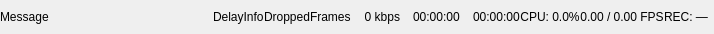
<?xml version="1.0" encoding="UTF-8"?>
<ui version="4.0">
 <class>StatusBarWidget</class>
 <widget class="QWidget" name="StatusBarWidget">
  <property name="geometry">
   <rect>
    <x>0</x>
    <y>0</y>
    <width>714</width>
    <height>34</height>
   </rect>
  </property>
  <property name="minimumSize">
   <size>
    <width>0</width>
    <height>34</height>
   </size>
  </property>
  <property name="windowTitle">
   <string>Form</string>
  </property>
  <layout class="QHBoxLayout" name="horizontalLayout">
   <property name="spacing">
    <number>0</number>
   </property>
   <property name="leftMargin">
    <number>0</number>
   </property>
   <property name="topMargin">
    <number>0</number>
   </property>
   <property name="rightMargin">
    <number>6</number>
   </property>
   <property name="bottomMargin">
    <number>0</number>
   </property>
   <item>
    <widget class="QFrame" name="messageFrame">
     <property name="sizePolicy">
      <sizepolicy hsizetype="Expanding" vsizetype="Preferred">
       <horstretch>0</horstretch>
       <verstretch>0</verstretch>
      </sizepolicy>
     </property>
     <property name="styleSheet">
      <string notr="true">border: none;</string>
     </property>
     <property name="frameShape">
      <enum>QFrame::Shape::NoFrame</enum>
     </property>
     <property name="frameShadow">
      <enum>QFrame::Shadow::Plain</enum>
     </property>
     <layout class="QHBoxLayout" name="horizontalLayout_9">
      <property name="leftMargin">
       <number>0</number>
      </property>
      <property name="topMargin">
       <number>0</number>
      </property>
      <property name="rightMargin">
       <number>0</number>
      </property>
      <property name="bottomMargin">
       <number>0</number>
      </property>
      <item>
       <widget class="QLabel" name="message">
        <property name="sizePolicy">
         <sizepolicy hsizetype="Ignored" vsizetype="Maximum">
          <horstretch>0</horstretch>
          <verstretch>0</verstretch>
         </sizepolicy>
        </property>
        <property name="text">
         <string>Message</string>
        </property>
       </widget>
      </item>
     </layout>
    </widget>
   </item>
   <item>
    <widget class="QFrame" name="delayFrame">
     <property name="frameShape">
      <enum>QFrame::Shape::NoFrame</enum>
     </property>
     <property name="frameShadow">
      <enum>QFrame::Shadow::Plain</enum>
     </property>
     <property name="lineWidth">
      <number>0</number>
     </property>
     <layout class="QHBoxLayout" name="horizontalLayout_7">
      <property name="leftMargin">
       <number>0</number>
      </property>
      <property name="topMargin">
       <number>0</number>
      </property>
      <property name="rightMargin">
       <number>0</number>
      </property>
      <property name="bottomMargin">
       <number>0</number>
      </property>
      <item>
       <widget class="QLabel" name="delayInfo">
        <property name="sizePolicy">
         <sizepolicy hsizetype="Maximum" vsizetype="Maximum">
          <horstretch>0</horstretch>
          <verstretch>0</verstretch>
         </sizepolicy>
        </property>
        <property name="text">
         <string>DelayInfo</string>
        </property>
       </widget>
      </item>
     </layout>
    </widget>
   </item>
   <item>
    <widget class="QFrame" name="issuesFrame">
     <property name="frameShape">
      <enum>QFrame::Shape::NoFrame</enum>
     </property>
     <property name="frameShadow">
      <enum>QFrame::Shadow::Plain</enum>
     </property>
     <property name="lineWidth">
      <number>0</number>
     </property>
     <layout class="QHBoxLayout" name="horizontalLayout_6">
      <property name="leftMargin">
       <number>0</number>
      </property>
      <property name="topMargin">
       <number>0</number>
      </property>
      <property name="rightMargin">
       <number>0</number>
      </property>
      <property name="bottomMargin">
       <number>0</number>
      </property>
      <item>
       <widget class="QLabel" name="droppedFrames">
        <property name="sizePolicy">
         <sizepolicy hsizetype="Maximum" vsizetype="Maximum">
          <horstretch>0</horstretch>
          <verstretch>0</verstretch>
         </sizepolicy>
        </property>
        <property name="text">
         <string>DroppedFrames</string>
        </property>
       </widget>
      </item>
     </layout>
    </widget>
   </item>
   <item>
    <widget class="QFrame" name="networkFrame">
     <property name="frameShape">
      <enum>QFrame::Shape::NoFrame</enum>
     </property>
     <property name="frameShadow">
      <enum>QFrame::Shadow::Plain</enum>
     </property>
     <property name="lineWidth">
      <number>0</number>
     </property>
     <layout class="QHBoxLayout" name="horizontalLayout_4">
      <property name="spacing">
       <number>6</number>
      </property>
      <property name="leftMargin">
       <number>0</number>
      </property>
      <property name="topMargin">
       <number>0</number>
      </property>
      <property name="rightMargin">
       <number>0</number>
      </property>
      <property name="bottomMargin">
       <number>0</number>
      </property>
      <item>
       <widget class="QLabel" name="statusIcon">
        <property name="sizePolicy">
         <sizepolicy hsizetype="Maximum" vsizetype="Maximum">
          <horstretch>0</horstretch>
          <verstretch>0</verstretch>
         </sizepolicy>
        </property>
        <property name="text">
         <string/>
        </property>
        <property name="pixmap">
         <pixmap resource="obs.qrc">:/res/images/network-inactive.svg</pixmap>
        </property>
       </widget>
      </item>
      <item>
       <widget class="QLabel" name="kbps">
        <property name="enabled">
         <bool>true</bool>
        </property>
        <property name="sizePolicy">
         <sizepolicy hsizetype="Maximum" vsizetype="Maximum">
          <horstretch>0</horstretch>
          <verstretch>0</verstretch>
         </sizepolicy>
        </property>
        <property name="text">
         <string>0 kbps</string>
        </property>
        <property name="alignment">
         <set>Qt::AlignmentFlag::AlignRight|Qt::AlignmentFlag::AlignTrailing|Qt::AlignmentFlag::AlignVCenter</set>
        </property>
       </widget>
      </item>
     </layout>
    </widget>
   </item>
   <item>
    <widget class="QFrame" name="streamFrame">
     <property name="frameShape">
      <enum>QFrame::Shape::NoFrame</enum>
     </property>
     <property name="frameShadow">
      <enum>QFrame::Shadow::Plain</enum>
     </property>
     <property name="lineWidth">
      <number>0</number>
     </property>
     <layout class="QHBoxLayout" name="horizontalLayout_3">
      <property name="leftMargin">
       <number>0</number>
      </property>
      <property name="topMargin">
       <number>0</number>
      </property>
      <property name="rightMargin">
       <number>0</number>
      </property>
      <property name="bottomMargin">
       <number>0</number>
      </property>
      <item>
       <widget class="QLabel" name="streamIcon">
        <property name="sizePolicy">
         <sizepolicy hsizetype="Maximum" vsizetype="Maximum">
          <horstretch>0</horstretch>
          <verstretch>0</verstretch>
         </sizepolicy>
        </property>
        <property name="text">
         <string/>
        </property>
        <property name="pixmap">
         <pixmap resource="obs.qrc">:/res/images/streaming-inactive.svg</pixmap>
        </property>
        <property name="scaledContents">
         <bool>false</bool>
        </property>
       </widget>
      </item>
      <item>
       <widget class="QLabel" name="streamTime">
        <property name="enabled">
         <bool>true</bool>
        </property>
        <property name="sizePolicy">
         <sizepolicy hsizetype="Maximum" vsizetype="Maximum">
          <horstretch>0</horstretch>
          <verstretch>0</verstretch>
         </sizepolicy>
        </property>
        <property name="text">
         <string>00:00:00</string>
        </property>
       </widget>
      </item>
     </layout>
    </widget>
   </item>
   <item>
    <widget class="QFrame" name="recordFrame">
     <property name="sizePolicy">
      <sizepolicy hsizetype="Preferred" vsizetype="Preferred">
       <horstretch>0</horstretch>
       <verstretch>0</verstretch>
      </sizepolicy>
     </property>
     <property name="frameShape">
      <enum>QFrame::Shape::NoFrame</enum>
     </property>
     <property name="frameShadow">
      <enum>QFrame::Shadow::Plain</enum>
     </property>
     <property name="lineWidth">
      <number>0</number>
     </property>
     <layout class="QHBoxLayout" name="horizontalLayout_2">
      <property name="leftMargin">
       <number>0</number>
      </property>
      <property name="topMargin">
       <number>0</number>
      </property>
      <property name="rightMargin">
       <number>0</number>
      </property>
      <property name="bottomMargin">
       <number>0</number>
      </property>
      <item>
       <widget class="QLabel" name="recordIcon">
        <property name="sizePolicy">
         <sizepolicy hsizetype="Maximum" vsizetype="Maximum">
          <horstretch>0</horstretch>
          <verstretch>0</verstretch>
         </sizepolicy>
        </property>
        <property name="text">
         <string/>
        </property>
        <property name="pixmap">
         <pixmap resource="obs.qrc">:/res/images/recording-inactive.svg</pixmap>
        </property>
        <property name="scaledContents">
         <bool>false</bool>
        </property>
       </widget>
      </item>
      <item>
       <widget class="QLabel" name="recordTime">
        <property name="enabled">
         <bool>true</bool>
        </property>
        <property name="sizePolicy">
         <sizepolicy hsizetype="Maximum" vsizetype="Maximum">
          <horstretch>0</horstretch>
          <verstretch>0</verstretch>
         </sizepolicy>
        </property>
        <property name="text">
         <string>00:00:00</string>
        </property>
       </widget>
      </item>
     </layout>
    </widget>
   </item>
   <item>
    <widget class="QFrame" name="cpuFrame">
     <property name="frameShape">
      <enum>QFrame::Shape::NoFrame</enum>
     </property>
     <property name="frameShadow">
      <enum>QFrame::Shadow::Plain</enum>
     </property>
     <property name="lineWidth">
      <number>0</number>
     </property>
     <layout class="QHBoxLayout" name="horizontalLayout_5">
      <property name="leftMargin">
       <number>0</number>
      </property>
      <property name="topMargin">
       <number>0</number>
      </property>
      <property name="rightMargin">
       <number>0</number>
      </property>
      <property name="bottomMargin">
       <number>0</number>
      </property>
      <item>
       <widget class="QLabel" name="cpuUsage">
        <property name="sizePolicy">
         <sizepolicy hsizetype="Maximum" vsizetype="Maximum">
          <horstretch>0</horstretch>
          <verstretch>0</verstretch>
         </sizepolicy>
        </property>
        <property name="text">
         <string>CPU: 0.0%</string>
        </property>
        <property name="alignment">
         <set>Qt::AlignmentFlag::AlignCenter</set>
        </property>
       </widget>
      </item>
     </layout>
    </widget>
   </item>
   <item>
    <widget class="QFrame" name="fpsFrame">
     <property name="frameShape">
      <enum>QFrame::Shape::NoFrame</enum>
     </property>
     <property name="frameShadow">
      <enum>QFrame::Shadow::Plain</enum>
     </property>
     <property name="lineWidth">
      <number>0</number>
     </property>
     <layout class="QHBoxLayout" name="horizontalLayout_8">
      <property name="leftMargin">
       <number>0</number>
      </property>
      <property name="topMargin">
       <number>0</number>
      </property>
      <property name="rightMargin">
       <number>0</number>
      </property>
      <property name="bottomMargin">
       <number>0</number>
      </property>
      <item>
       <widget class="QLabel" name="fpsCurrent">
        <property name="sizePolicy">
         <sizepolicy hsizetype="Maximum" vsizetype="Maximum">
          <horstretch>0</horstretch>
          <verstretch>0</verstretch>
         </sizepolicy>
        </property>
        <property name="text">
         <string>0.00 / 0.00 FPS</string>
        </property>
        <property name="alignment">
         <set>Qt::AlignmentFlag::AlignCenter</set>
        </property>
       </widget>
      </item>
     </layout>
    </widget>
   </item>
   <item>
    <widget class="QFrame" name="encoderFrame">
     <property name="frameShape">
      <enum>QFrame::Shape::NoFrame</enum>
     </property>
     <property name="frameShadow">
      <enum>QFrame::Shadow::Plain</enum>
     </property>
     <property name="lineWidth">
      <number>0</number>
     </property>
     <layout class="QHBoxLayout" name="encoderLayout">
      <property name="leftMargin">
       <number>0</number>
      </property>
      <property name="topMargin">
       <number>0</number>
      </property>
      <property name="rightMargin">
       <number>0</number>
      </property>
      <property name="bottomMargin">
       <number>0</number>
      </property>
      <item>
       <widget class="QLabel" name="recordingEncoder">
        <property name="sizePolicy">
         <sizepolicy hsizetype="Maximum" vsizetype="Maximum">
          <horstretch>0</horstretch>
          <verstretch>0</verstretch>
         </sizepolicy>
        </property>
        <property name="toolTip">
         <string>Basic.StatusBar.RecordingEncoder.ToolTip</string>
        </property>
        <property name="text">
         <string>REC: —</string>
        </property>
        <property name="alignment">
         <set>Qt::AlignmentFlag::AlignCenter</set>
        </property>
       </widget>
      </item>
     </layout>
    </widget>
   </item>
  </layout>
 </widget>
 <resources>
  <include location="obs.qrc"/>
 </resources>
 <connections/>
</ui>
